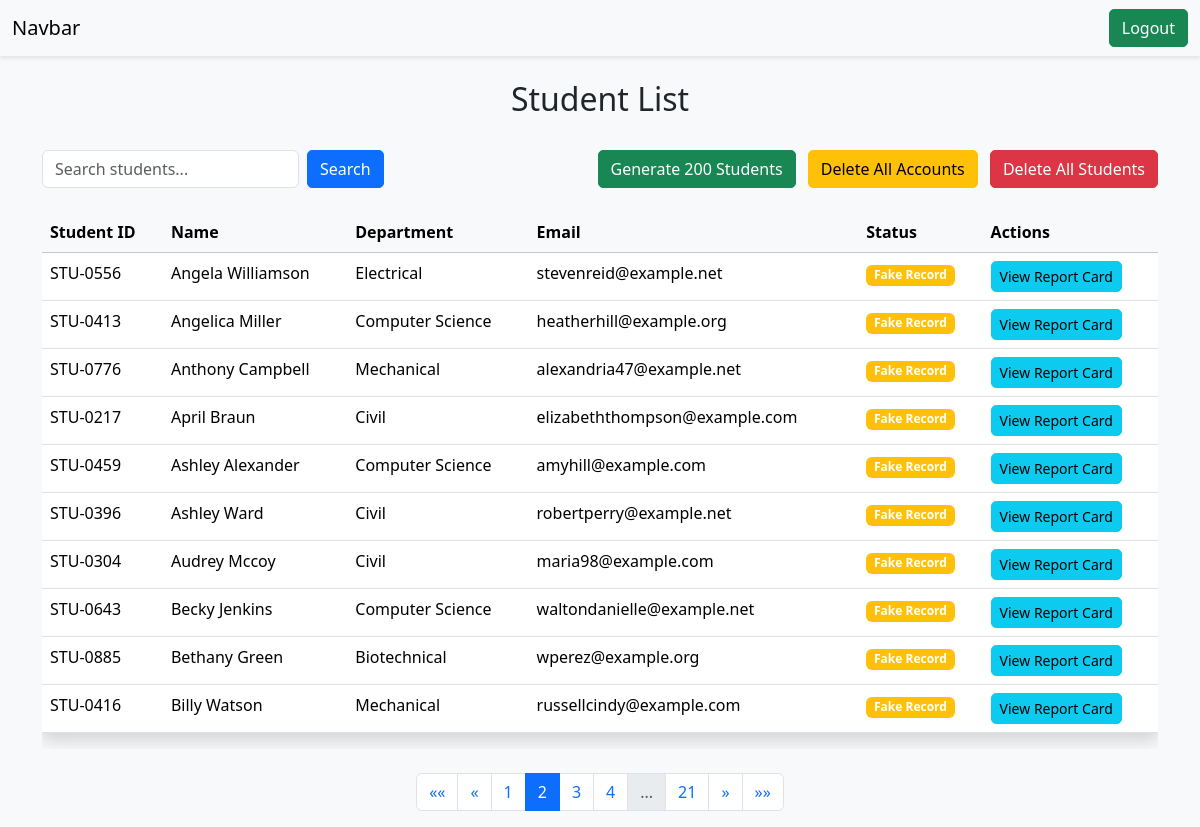
Screenshot of /students/?page=2 (signed in) with the database file from the repository.
### vege/models.py (models this page shows, shortened)
class Student(models.Model):
    department=models.ForeignKey(Department,related_name='depart',on_delete=models.SET_NULL,null=True)
    student_id=models.OneToOneField(StudentID,related_name='studentid',on_delete=models.SET_NULL,null=True)
    student_name=models.CharField(max_length=100)
    student_email=models.EmailField(unique=True)
    student_age=models.IntegerField()
    student_address=models.TextField()
    is_fake = models.BooleanField(default=False)
    is_deleted=models.BooleanField(default=False)
    objects=StudentManager()
    admin_objects=models.Manager()
    class Meta:
        ordering=['student_name']
        verbose_name='student'

class StudentID(models.Model):
    student_id=models.CharField(max_length=100)

class Department(models.Model):
    department=models.CharField(max_length=100)
    class Meta:
        ordering=['department']

### vege/views.py (the view, shortened to what this page needs)
# urls.py: path('students/', get_student, name='get_students'),
@login_required(login_url='/login/')
def get_student(request):
    queryset = Student.objects.all()
    current_student = None
    if not request.user.is_superuser:
        try:
            current_student = Student.objects.get(student_email=request.user.email)
        except Student.DoesNotExist:
            pass
    paginator = Paginator(queryset, 10)  # Show 10 students per page
    page_number = request.GET.get("page", 1)
    page_obj = paginator.get_page(page_number)
    context = {
        'students': page_obj,
        'user': request.user,  # Pass the entire user object to template
        'current_student': current_student  # Pass the current user's student data
    }
    return render(request, 'report/students.html', context)

### vege/models.py (called while the page is built)
    def get_queryset(self):
        return super().get_queryset().filter(is_deleted=False)

### vege/templates/report/students.html (shortened to what this page needs)
{% extends 'base.html' %}
{% block content %}
<div class="container mt-4">
    <div class="row mb-4">
        <div class="col-12">
            <h2 class="text-center">Student List</h2>
        </div>
    </div>
    <div class="row mb-4">
        <div class="col-12">
            <div class="d-flex justify-content-between align-items-center">
                <div class="d-flex align-items-center">
                    <form method="get" class="d-flex me-3">
                        <input type="text" name="search" class="form-control me-2" placeholder="Search students...">
                        <button type="submit" class="btn btn-primary">Search</button>
                    </form>
                </div>
                {% if user.is_superuser %}
                <div>
                    <a href="{% url 'generate_fake_students' %}" class="btn btn-success me-2"
                       onclick="return confirm('This will generate 200 fake student records. Continue?')">
                         Generate 200 Students
                    </a>
                    <a href="{% url 'delete_all_users' %}" class="btn btn-warning me-2"
                       onclick="return confirm('WARNING: This will delete ALL student accounts. Students will need to register again. This action cannot be undone. Are you absolutely sure?')">
                         Delete All Accounts
                    </a>
                    <a href="{% url 'delete_all_students' %}" class="btn btn-danger"
                       onclick="return confirm('WARNING: This will delete ALL student records, including marks and report cards. This action cannot be undone. Are you absolutely sure?')">
                         Delete All Students
                    </a>
                </div>
                {% endif %}
            </div>
        </div>
    </div>
    <div class="table-responsive">
        <table class="table table-hover">
            <thead class="table-light">
                <tr>
                    <th>Student ID</th>
                    <th>Name</th>
                    <th>Department</th>
                    <th>Email</th>
                    {% if user.is_superuser %}
                    <th>Status</th>
                    {% endif %}
                    <th>Actions</th>
                </tr>
            </thead>
            <tbody>
                {% for student in students %}
                <tr>
                    <td>{{ student.student_id.student_id }}</td>
                    <td>{{ student.student_name }}</td>
                    <td>{{ student.department.department }}</td>
                    <td>{{ student.student_email }}</td>
                    {% if user.is_superuser %}
                    <td>
                        {% if student.is_fake %}
                            <span class="badge bg-warning">Fake Record</span>
                        {% else %}
                            <span class="badge bg-success">Real Record</span>
                        {% endif %}
                    </td>
                    {% endif %}
                    <td>
                        {% if student.student_email == user.email %}
                        <a href="{% url 'see_marks' student.student_id.student_id %}" class="btn btn-primary btn-sm">View Report Card</a>
                        {% elif user.is_superuser %}
                        <a href="{% url 'see_marks' student.student_id.student_id %}" class="btn btn-info btn-sm">View Report Card</a>
                        {% else %}
                        <button class="btn btn-secondary btn-sm" disabled>View Report Card</button>
                        {% endif %}
                    </td>
                </tr>
                {% endfor %}
            </tbody>
        </table>
    </div>
    {% if students.has_other_pages %}
    <nav aria-label="Page navigation" class="mt-4">
        <ul class="pagination justify-content-center">
            {% if students.has_previous %}
            <li class="page-item">
                <a class="page-link" href="?page=1{% if request.GET.search %}&search={{ request.GET.search }}{% endif %}" aria-label="First">
                    <span aria-hidden="true">&laquo;&laquo;</span>
                </a>
            </li>
            <li class="page-item">
                <a class="page-link" href="?page={{ students.previous_page_number }}{% if request.GET.search %}&search={{ request.GET.search }}{% endif %}" aria-label="Previous">
                    <span aria-hidden="true">&laquo;</span>
                </a>
            </li>
            {% endif %}
            {% with ''|center:students.paginator.num_pages as range %}
            {% for _ in range %}
                {% with forloop.counter as page_num %}
                    {% if page_num == students.number %}
                        <li class="page-item active">
                            <span class="page-link">{{ page_num }}</span>
                        </li>
                    {% elif page_num == 1 or page_num == students.paginator.num_pages or page_num|add:"-2" <= students.number and page_num|add:"2" >= students.number %}
                        <li class="page-item">
                            <a class="page-link" href="?page={{ page_num }}{% if request.GET.search %}&search={{ request.GET.search }}{% endif %}">{{ page_num }}</a>
                        </li>
                    {% elif page_num == 2 and students.number > 4 or page_num == students.paginator.num_pages|add:"-1" and students.number < students.paginator.num_pages|add:"-3" %}
                        <li class="page-item disabled">
                            <span class="page-link">...</span>
                        </li>
                    {% endif %}
                {% endwith %}
            {% endfor %}
            {% endwith %}
            {% if students.has_next %}
            <li class="page-item">
                <a class="page-link" href="?page={{ students.next_page_number }}{% if request.GET.search %}&search={{ request.GET.search }}{% endif %}" aria-label="Next">
                    <span aria-hidden="true">&raquo;</span>
                </a>
            </li>
            <li class="page-item">
                <a class="page-link" href="?page={{ students.paginator.num_pages }}{% if request.GET.search %}&search={{ request.GET.search }}{% endif %}" aria-label="Last">
                    <span aria-hidden="true">&raquo;&raquo;</span>
                </a>
            </li>
            {% endif %}
        </ul>
    </nav>
    {% endif %}
</div>
{% endblock %}

### vege/templates/base.html (style rules this page uses)
body { background-color: #f8f9fa; }
.btn { border-radius: 5px; }
.table { background-color: white; box-shadow: 0 0.5rem 1rem rgba(0, 0, 0, 0.15); }

### rows the page displays
Student: student_id.student_id "STU-0556", student_name "Angela Williamson", department.department "Electrical", student_email "stevenreid@example.net", is_fake "Fake Record", shows "View Report Card"
Student: student_id.student_id "STU-0413", student_name "Angelica Miller", department.department "Computer Science", student_email "heatherhill@example.org", is_fake "Fake Record", shows "View Report Card"
Student: student_id.student_id "STU-0776", student_name "Anthony Campbell", department.department "Mechanical", student_email "alexandria47@example.net", is_fake "Fake Record", shows "View Report Card"
Student: student_id.student_id "STU-0217", student_name "April Braun", department.department "Civil", student_email "elizabeththompson@example.com", is_fake "Fake Record", shows "View Report Card"
Student: student_id.student_id "STU-0459", student_name "Ashley Alexander", department.department "Computer Science", student_email "amyhill@example.com", is_fake "Fake Record", shows "View Report Card"
Student: student_id.student_id "STU-0396", student_name "Ashley Ward", department.department "Civil", student_email "robertperry@example.net", is_fake "Fake Record", shows "View Report Card"
Student: student_id.student_id "STU-0304", student_name "Audrey Mccoy", department.department "Civil", student_email "maria98@example.com", is_fake "Fake Record", shows "View Report Card"
Student: student_id.student_id "STU-0643", student_name "Becky Jenkins", department.department "Computer Science", student_email "waltondanielle@example.net", is_fake "Fake Record", shows "View Report Card"
Student: student_id.student_id "STU-0885", student_name "Bethany Green", department.department "Biotechnical", student_email "wperez@example.org", is_fake "Fake Record", shows "View Report Card"
Student: student_id.student_id "STU-0416", student_name "Billy Watson", department.department "Mechanical", student_email "russellcindy@example.com", is_fake "Fake Record", shows "View Report Card"

### other values shown
{{ page_num }} "1" "3" "4" "21"
{{ page_num }} "2"
